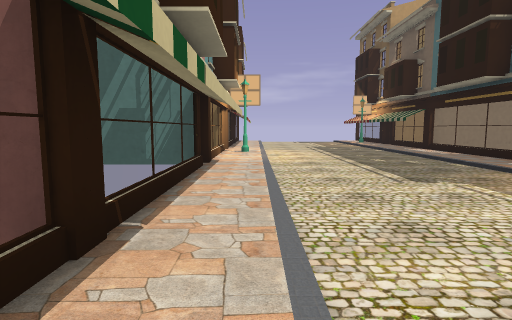
view 1 (above)

18 first-person views from a walk through a Godot game level. The camera is 1.5 m above the floor, tilts 6° down and sees 80° across. The floor is counted in squares, 2 m on a side. Each view is taken from the middle of a square. On the plan, view 1 faces up. The plan holds only what a view shows up to about 10 squares ahead; the rest is blank. The place goes on beyond the plan. Some surface patterns are stand-ins.

view 2
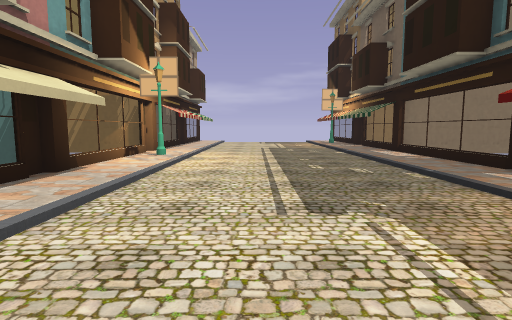

view 3
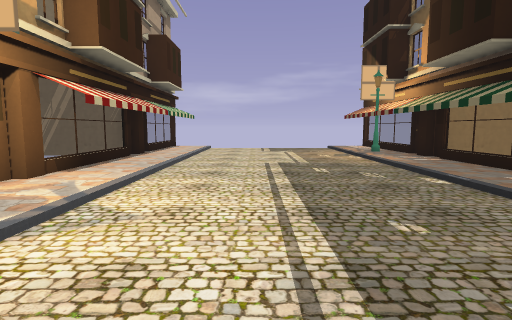

view 4
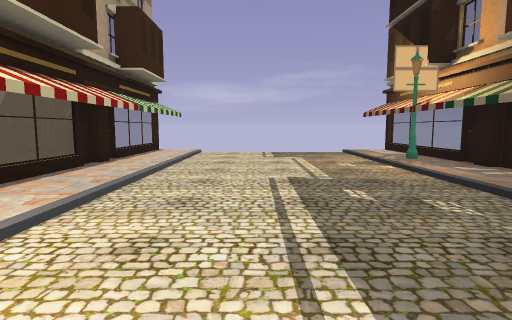

view 5
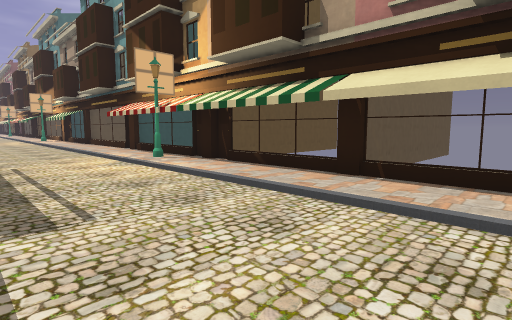

view 6
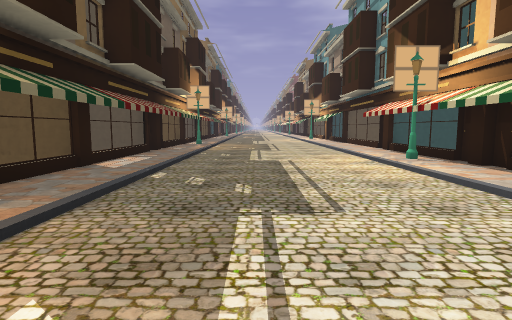

view 7
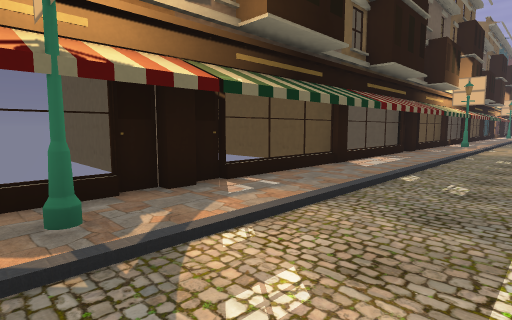

view 8
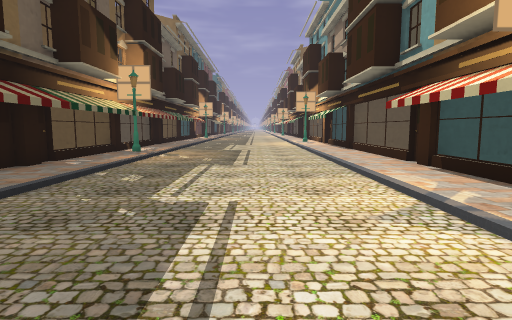

view 9
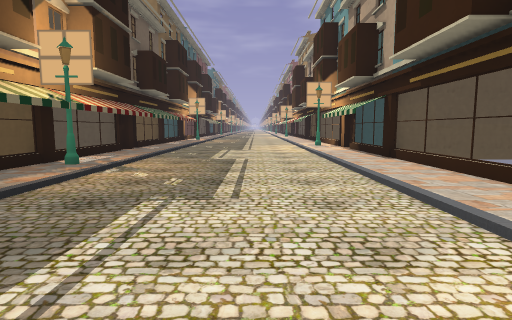

view 10
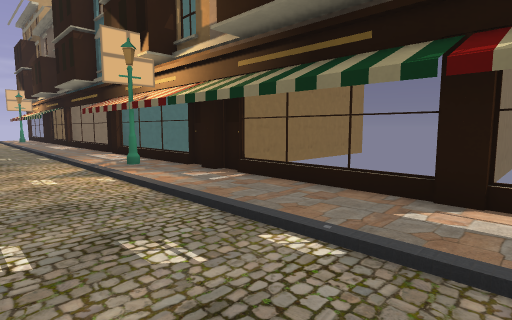

view 11
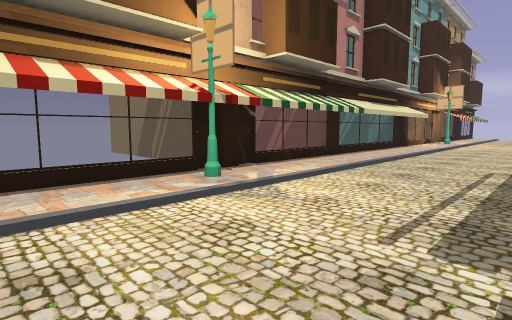

view 12
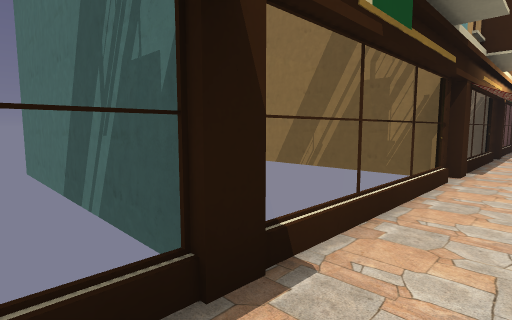

view 13
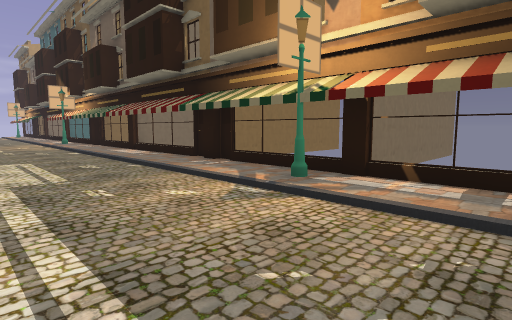

view 14
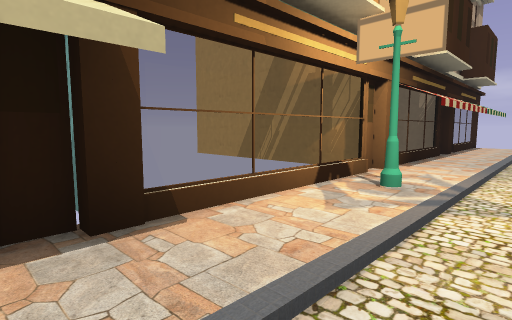

view 15
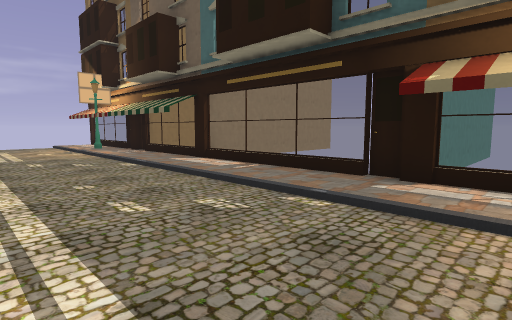

view 16
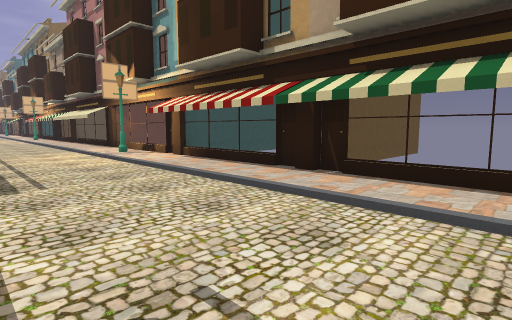

view 17
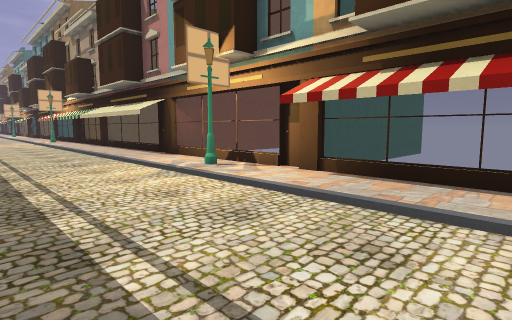

view 18
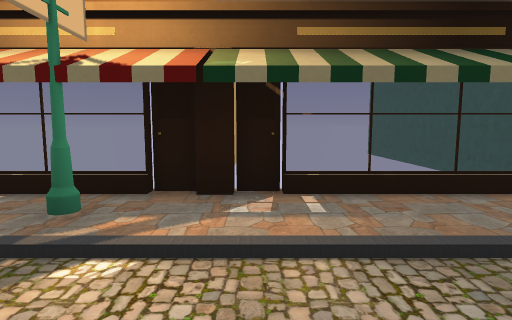

### Floor plan
Key: @ floor where view 1 was taken; # wall or solid block; . main floor; : floor 0.25 m higher than the main floor; B building; L lamp.
Columns run from 4 left of view 1 to 9 right of it. Each row starts with its distance up from view 1.
 19    B      B
 18   B::....::B
 17   B::....::B
 16    #:....L:B
 15 BBB#:....L#
 14   B::....:#
 13   B::....::B
 12   B::....::B
 11 BBBB:....:#BBB
 10   B:L....::B
  9   B::....::B
  8   B::....::B
  7  BBB:....:B
  6    #:....:#
  5   B::....::B
  4   B::....L:B
  3   B::....L#
  2 BBB#:....:#BBB
  1   B::....::B
  0   B:@....::B
 -1   B#:....:#BBB
 -2 BBB#L....::
 -3   B:L....::B
 -4   B::....:B
 -5 BBB#:....:#BB
 -6 B BB:....:#BB
 -7   B::....::B
 -8   B::....L:B
 -9   B::....L#BBB
-10 BBB#:....::B
-11   B::....::B
-12   B::....:#
-13    #:....:#BBB

Positions as (right, up) in squares from view 1, and headings:
1: (0, 0), facing up
2: (2, 2), facing up
3: (2, 7), facing up
4: (2, 9), facing up
5: (3, 4), facing down-left
6: (3, 4), facing down
7: (3, 4), facing down-right
8: (2, 0), facing down
9: (2, -3), facing down
10: (3, -2), facing up-right
11: (3, -5), facing up-left
12: (0, -11), facing up-left
13: (2, -11), facing up-right
14: (1, 6), facing up-left
15: (2, 5), facing up-right
16: (3, 18), facing down-left
17: (3, 14), facing down-left
18: (3, 14), facing right
